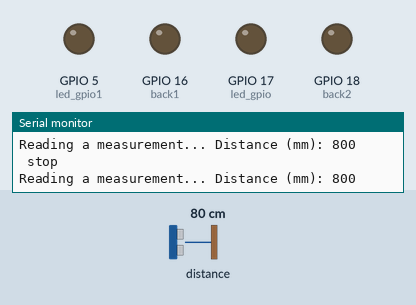
Simulated run of this sketch. Board: ESP32. On the bench: output pins drawn as LEDs (lit = HIGH), the last lines printed to the serial monitor. The test bench sets the inputs (shaded band); at power-on: distance to the obstacle 80 cm.

Above: at 1.2 s.
1.3 s: distance to the obstacle set to 31 cm
2.8 s: distance to the obstacle set to 27 cm
At 4.0 s:
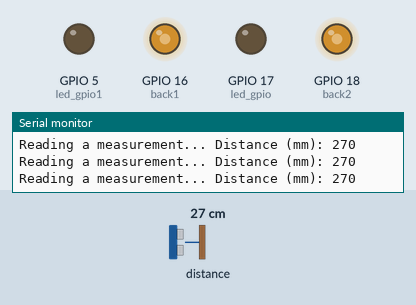
4.3 s: distance to the obstacle set to 250 cm
At 5.1 s:
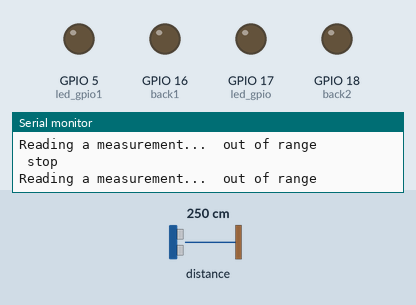
6.0 s: distance to the obstacle set to 2 cm
At 6.3 s:
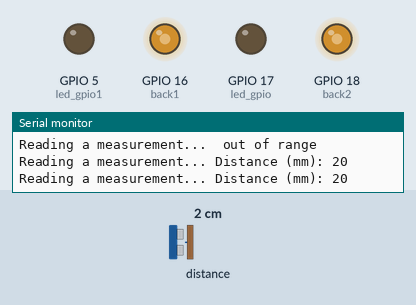
7.5 s: distance to the obstacle set to 35 cm
At 8.6 s:
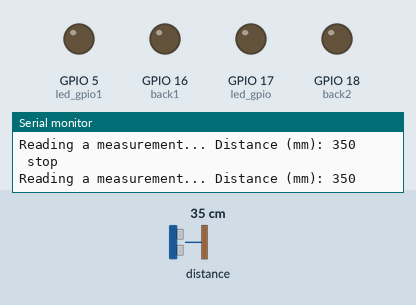
Timing chart, 0 to 10.0 s (numbered marks = the images above; inputs shaded):
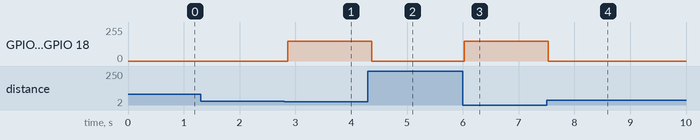

The sketch:

CurlingGame.ino
```cpp
#include "Adafruit_VL53L0X.h"

Adafruit_VL53L0X lox = Adafruit_VL53L0X();


int speed = 150;
int speedTurn = 160;

const byte led_gpio = 17;
const byte led_gpio1 = 5;
const byte back1 = 16;
const byte back2 = 18;

void setup() {
  ledcAttachPin(led_gpio, 0);
  ledcAttachPin(led_gpio1, 1);
  ledcAttachPin(back1, 2);
  ledcAttachPin(back2, 3);

  ledcSetup(0, 4000, 8);
  ledcSetup(1, 4000, 8);
  ledcSetup(2, 4000, 8);
  ledcSetup(3, 4000, 8);


Serial.begin(9600);

// wait until serial port opens for native USB devices
  while (! Serial) {
    delay(1);
  }

  Serial.println("Adafruit VL53L0X test");
  if (!lox.begin()) {
    Serial.println(F("Failed to boot VL53L0X"));
    while(1);
  }


  // power
  Serial.println(F("VL53L0X API Simple Ranging example\n\n"));

}
  void loop() {

  CurlingStop();
///----------------------//


  VL53L0X_RangingMeasurementData_t measure;

  Serial.print("Reading a measurement... ");
  lox.rangingTest(&measure, false);

  if (measure.RangeStatus != 4) {  // phase failures have incorrect data
    Serial.print("Distance (mm): "); Serial.println(measure.RangeMilliMeter);
  } else {
    Serial.println(" out of range ");
  }

  delay(100);


  }

void goForward(){
    ledcWrite(0, speed);
    ledcWrite(1, speed);
    ledcWrite(2, 0);
    ledcWrite(3, 0);
}

void goBack(){
    ledcWrite(0, 0);
    ledcWrite(1, 0);
    ledcWrite(2, speed);
    ledcWrite(3, speed);
}

void turnLeft(){
    ledcWrite(0, speedTurn);
    ledcWrite(1, 0);
    ledcWrite(2, 0);
    ledcWrite(3, speedTurn);
}

void turnRight(){
    ledcWrite(0, 0);
    ledcWrite(1, speedTurn);
    ledcWrite(2, speedTurn);
    ledcWrite(3, 0);
}

void stop(){
    ledcWrite(0, 0);
    ledcWrite(1, 0);
    ledcWrite(2, 0);
    ledcWrite(3, 0);
}

int valueDistance()
{
  VL53L0X_RangingMeasurementData_t measure;
  lox.rangingTest(&measure, false);
  return measure.RangeMilliMeter;
  }

void CurlingStop()
{
  int backDistance = valueDistance();

  if( backDistance < 300 )
  {
      goBack();
    }

  else
  {
    stop();
    Serial.println(" stop ");
   }
}
```

Measured:
- the behaviour switches between 30 and 29 cm on distance to the obstacle (found by bisection; images 0 and 1)
- after the input at 2.8 s, GPIO 16 (back1), GPIO 18 (back2): 0/255 → 149/255 after 0.07 s
- after the input at 4.3 s, GPIO 16 (back1), GPIO 18 (back2): 149/255 → 0/255 after 0.06 s
- after the input at 6.0 s, GPIO 16 (back1), GPIO 18 (back2): 0/255 → 149/255 at once
- after the input at 7.5 s, GPIO 16 (back1), GPIO 18 (back2): 149/255 → 0/255 at once
